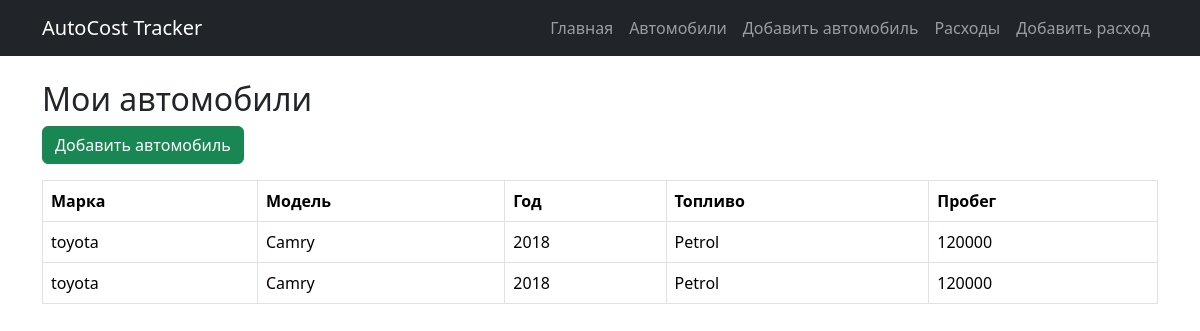
Page /cars/ on the earlier database version.
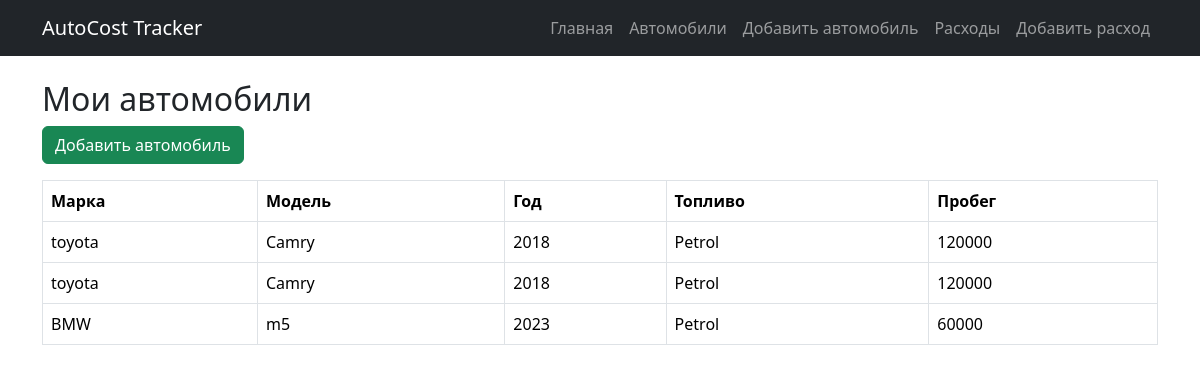
Same page on the later database version.
### cars/models.py (models this page shows, shortened)
class Car(models.Model):
    owner = models.ForeignKey(
        User,
        on_delete=models.CASCADE
    )
    brand = models.CharField(
        max_length=100
    )
    model = models.CharField(
        max_length=100
    )
    year = models.PositiveIntegerField()
    fuel_type = models.CharField(
        max_length=50
    )
    engine_volume = models.FloatField()
    mileage = models.PositiveIntegerField()
    created_at = models.DateTimeField(
        auto_now_add=True
    )

### cars/views.py (the view)
# urls.py: path('cars/', car_list, name='car_list'),
def car_list(request):
    cars = Car.objects.all()
    return render(
        request,
        'cars/car_list.html',
        {
            'cars': cars
        }
    )

### templates/cars/car_list.html (shortened to what this page needs)
{% extends 'base.html' %}
{% block content %}
<h2>Мои автомобили</h2>
<a href="/cars/create/"
   class="btn btn-success mb-3">
    Добавить автомобиль
</a>
<table class="table table-bordered">
    <thead>
        <tr>
            <th>Марка</th>
            <th>Модель</th>
            <th>Год</th>
            <th>Топливо</th>
            <th>Пробег</th>
        </tr>
    </thead>
    <tbody>
    {% for car in cars %}
        <tr>
            <td>{{ car.brand }}</td>
            <td>{{ car.model }}</td>
            <td>{{ car.year }}</td>
            <td>{{ car.fuel_type }}</td>
            <td>{{ car.mileage }}</td>
        </tr>
    {% empty %}
        <tr>
            <td colspan="5">
                Автомобили пока не добавлены
            </td>
        </tr>
    {% endfor %}
    </tbody>
</table>
{% endblock %}

Differences in the rows shown:
added Car: brand "BMW", model "m5", year "2023", fuel_type "Petrol", mileage "60000"
